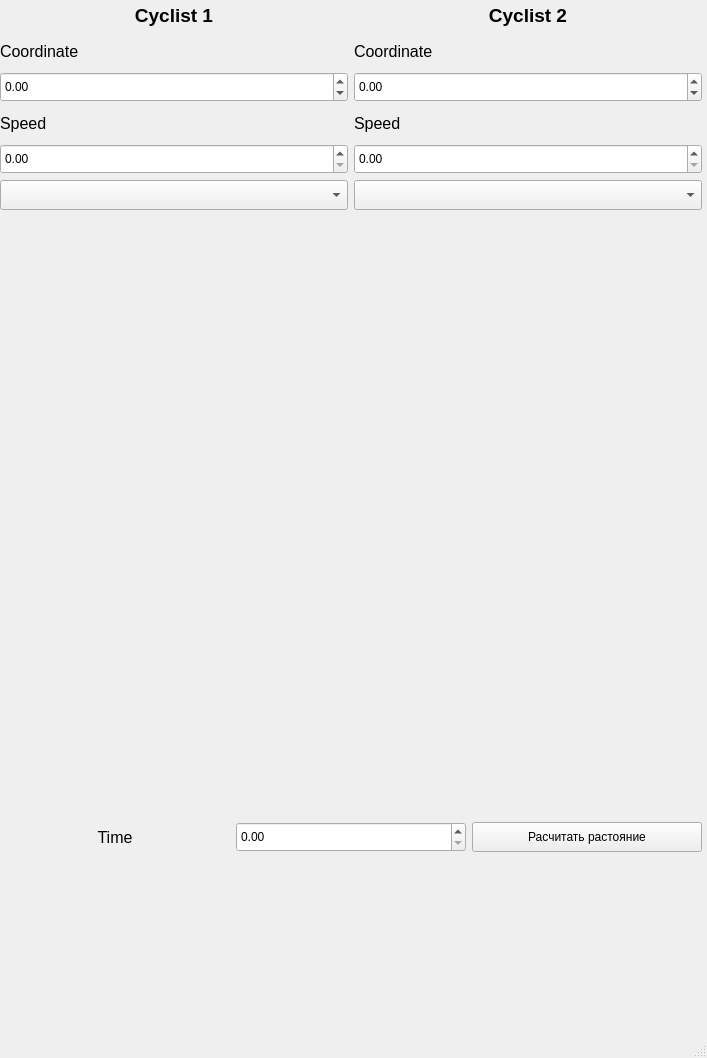
<?xml version="1.0" encoding="UTF-8"?>
<ui version="4.0">
 <class>MainWindow</class>
 <widget class="QMainWindow" name="MainWindow">
  <property name="geometry">
   <rect>
    <x>0</x>
    <y>0</y>
    <width>707</width>
    <height>1058</height>
   </rect>
  </property>
  <property name="windowTitle">
   <string>MainWindow</string>
  </property>
  <widget class="QWidget" name="centralwidget">
   <widget class="QWidget" name="">
    <property name="geometry">
     <rect>
      <x>0</x>
      <y>0</y>
      <width>702</width>
      <height>1014</height>
     </rect>
    </property>
    <layout class="QVBoxLayout" name="verticalLayout_3">
     <item>
      <layout class="QHBoxLayout" name="horizontalLayout">
       <item>
        <layout class="QVBoxLayout" name="verticalLayout">
         <item>
          <widget class="QLabel" name="label">
           <property name="minimumSize">
            <size>
             <width>100</width>
             <height>30</height>
            </size>
           </property>
           <property name="maximumSize">
            <size>
             <width>16777215</width>
             <height>30</height>
            </size>
           </property>
           <property name="font">
            <font>
             <pointsize>14</pointsize>
             <weight>75</weight>
             <bold>true</bold>
            </font>
           </property>
           <property name="text">
            <string>Cyclist 1</string>
           </property>
           <property name="textFormat">
            <enum>Qt::AutoText</enum>
           </property>
           <property name="scaledContents">
            <bool>false</bool>
           </property>
           <property name="alignment">
            <set>Qt::AlignCenter</set>
           </property>
          </widget>
         </item>
         <item>
          <widget class="QLabel" name="label_2">
           <property name="maximumSize">
            <size>
             <width>16777215</width>
             <height>30</height>
            </size>
           </property>
           <property name="font">
            <font>
             <pointsize>12</pointsize>
            </font>
           </property>
           <property name="text">
            <string>Coordinate</string>
           </property>
          </widget>
         </item>
         <item>
          <widget class="QDoubleSpinBox" name="c1_x">
           <property name="minimumSize">
            <size>
             <width>100</width>
             <height>30</height>
            </size>
           </property>
           <property name="maximumSize">
            <size>
             <width>16777215</width>
             <height>30</height>
            </size>
           </property>
           <property name="minimum">
            <double>-4000000.000000000000000</double>
           </property>
           <property name="maximum">
            <double>4000000.000000000000000</double>
           </property>
          </widget>
         </item>
         <item>
          <widget class="QLabel" name="label_3">
           <property name="minimumSize">
            <size>
             <width>100</width>
             <height>30</height>
            </size>
           </property>
           <property name="maximumSize">
            <size>
             <width>16777215</width>
             <height>30</height>
            </size>
           </property>
           <property name="font">
            <font>
             <pointsize>12</pointsize>
            </font>
           </property>
           <property name="text">
            <string>Speed</string>
           </property>
          </widget>
         </item>
         <item>
          <widget class="QDoubleSpinBox" name="c1_v">
           <property name="minimumSize">
            <size>
             <width>100</width>
             <height>30</height>
            </size>
           </property>
           <property name="maximumSize">
            <size>
             <width>16777215</width>
             <height>30</height>
            </size>
           </property>
           <property name="maximum">
            <double>4000000.000000000000000</double>
           </property>
          </widget>
         </item>
         <item>
          <widget class="QComboBox" name="comboBoxC1">
           <property name="minimumSize">
            <size>
             <width>100</width>
             <height>30</height>
            </size>
           </property>
          </widget>
         </item>
        </layout>
       </item>
       <item>
        <layout class="QVBoxLayout" name="verticalLayout_2">
         <item>
          <widget class="QLabel" name="label_4">
           <property name="minimumSize">
            <size>
             <width>100</width>
             <height>30</height>
            </size>
           </property>
           <property name="maximumSize">
            <size>
             <width>16777215</width>
             <height>30</height>
            </size>
           </property>
           <property name="font">
            <font>
             <pointsize>14</pointsize>
             <weight>75</weight>
             <bold>true</bold>
            </font>
           </property>
           <property name="text">
            <string>Cyclist 2</string>
           </property>
           <property name="textFormat">
            <enum>Qt::AutoText</enum>
           </property>
           <property name="scaledContents">
            <bool>false</bool>
           </property>
           <property name="alignment">
            <set>Qt::AlignCenter</set>
           </property>
          </widget>
         </item>
         <item>
          <widget class="QLabel" name="label_5">
           <property name="minimumSize">
            <size>
             <width>100</width>
             <height>30</height>
            </size>
           </property>
           <property name="maximumSize">
            <size>
             <width>16777215</width>
             <height>30</height>
            </size>
           </property>
           <property name="font">
            <font>
             <pointsize>12</pointsize>
            </font>
           </property>
           <property name="text">
            <string>Coordinate</string>
           </property>
          </widget>
         </item>
         <item>
          <widget class="QDoubleSpinBox" name="c2_x">
           <property name="minimumSize">
            <size>
             <width>100</width>
             <height>30</height>
            </size>
           </property>
           <property name="maximumSize">
            <size>
             <width>16777215</width>
             <height>30</height>
            </size>
           </property>
           <property name="minimum">
            <double>-4000000.000000000000000</double>
           </property>
           <property name="maximum">
            <double>4000000.000000000000000</double>
           </property>
          </widget>
         </item>
         <item>
          <widget class="QLabel" name="label_6">
           <property name="minimumSize">
            <size>
             <width>100</width>
             <height>30</height>
            </size>
           </property>
           <property name="maximumSize">
            <size>
             <width>16777215</width>
             <height>30</height>
            </size>
           </property>
           <property name="font">
            <font>
             <pointsize>12</pointsize>
            </font>
           </property>
           <property name="text">
            <string>Speed</string>
           </property>
          </widget>
         </item>
         <item>
          <widget class="QDoubleSpinBox" name="c2_v">
           <property name="minimumSize">
            <size>
             <width>100</width>
             <height>30</height>
            </size>
           </property>
           <property name="maximumSize">
            <size>
             <width>16777215</width>
             <height>30</height>
            </size>
           </property>
           <property name="maximum">
            <double>4000000.000000000000000</double>
           </property>
          </widget>
         </item>
         <item>
          <widget class="QComboBox" name="comboBoxC2">
           <property name="minimumSize">
            <size>
             <width>100</width>
             <height>30</height>
            </size>
           </property>
           <property name="maximumSize">
            <size>
             <width>16777215</width>
             <height>40</height>
            </size>
           </property>
          </widget>
         </item>
        </layout>
       </item>
      </layout>
     </item>
     <item>
      <widget class="QWidget" name="widget" native="true">
       <property name="minimumSize">
        <size>
         <width>600</width>
         <height>600</height>
        </size>
       </property>
       <property name="maximumSize">
        <size>
         <width>700</width>
         <height>700</height>
        </size>
       </property>
      </widget>
     </item>
     <item>
      <layout class="QHBoxLayout" name="horizontalLayout_2">
       <item>
        <widget class="QLabel" name="label_7">
         <property name="minimumSize">
          <size>
           <width>100</width>
           <height>30</height>
          </size>
         </property>
         <property name="maximumSize">
          <size>
           <width>700</width>
           <height>30</height>
          </size>
         </property>
         <property name="font">
          <font>
           <pointsize>12</pointsize>
          </font>
         </property>
         <property name="text">
          <string>Time</string>
         </property>
         <property name="alignment">
          <set>Qt::AlignCenter</set>
         </property>
        </widget>
       </item>
       <item>
        <widget class="QDoubleSpinBox" name="time">
         <property name="minimumSize">
          <size>
           <width>100</width>
           <height>30</height>
          </size>
         </property>
         <property name="maximumSize">
          <size>
           <width>700</width>
           <height>30</height>
          </size>
         </property>
         <property name="maximum">
          <double>4000000.000000000000000</double>
         </property>
        </widget>
       </item>
       <item>
        <widget class="QPushButton" name="pushButtonOk">
         <property name="minimumSize">
          <size>
           <width>50</width>
           <height>30</height>
          </size>
         </property>
         <property name="maximumSize">
          <size>
           <width>700</width>
           <height>30</height>
          </size>
         </property>
         <property name="text">
          <string>Расчитать растояние</string>
         </property>
        </widget>
       </item>
      </layout>
     </item>
     <item>
      <widget class="QLabel" name="result">
       <property name="minimumSize">
        <size>
         <width>100</width>
         <height>40</height>
        </size>
       </property>
       <property name="maximumSize">
        <size>
         <width>16777215</width>
         <height>200</height>
        </size>
       </property>
       <property name="font">
        <font>
         <pointsize>16</pointsize>
        </font>
       </property>
       <property name="text">
        <string/>
       </property>
      </widget>
     </item>
    </layout>
   </widget>
  </widget>
  <widget class="QMenuBar" name="menubar">
   <property name="geometry">
    <rect>
     <x>0</x>
     <y>0</y>
     <width>707</width>
     <height>26</height>
    </rect>
   </property>
  </widget>
  <widget class="QStatusBar" name="statusbar"/>
 </widget>
 <resources/>
 <connections/>
</ui>
